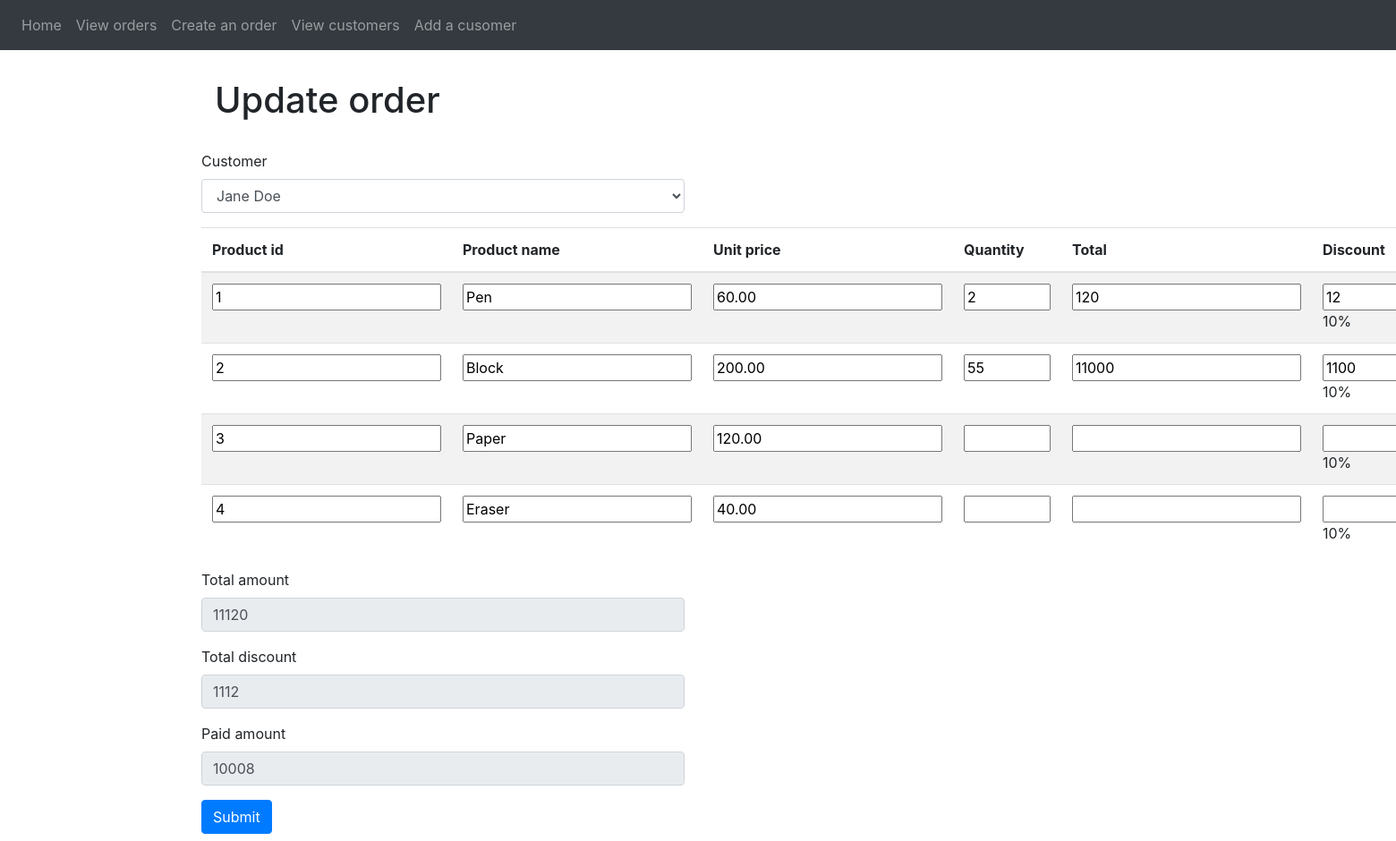
Page /update.php?id=1 on the committed database.
### tables this page shows
CREATE TABLE `products` (
  `id` int(11) NOT NULL AUTO_INCREMENT,
  `productname` varchar(100) NOT NULL,
  `unitprice` decimal(6,2) NOT NULL,
  PRIMARY KEY (`id`),
  UNIQUE KEY `id_UNIQUE` (`id`),
  UNIQUE KEY `productname_UNIQUE` (`productname`)
);

CREATE TABLE `orders` (
  `id` int(11) NOT NULL AUTO_INCREMENT,
  `customer` int(11) NOT NULL,
  `totalamount` decimal(10,2) NOT NULL,
  `totaldiscount` decimal(10,2) NOT NULL,
  `paidamount` decimal(10,2) NOT NULL,
  `prize` tinyint(4) NOT NULL,
  PRIMARY KEY (`id`),
  UNIQUE KEY `id_UNIQUE` (`id`),
  KEY `id_idx` (`customer`),
  CONSTRAINT `customer` FOREIGN KEY (`customer`) REFERENCES `customers` (`id`) ON DELETE CASCADE ON UPDATE CASCADE
);

### db/db.php (called while the page is built, shortened)
<?php
    abstract class DB{
        protected $db;
        protected $table;
        function  __construct(){
            try{
                $this->db = new \PDO("mysql:host=" . self::DB_HOST . ";dbname=" . self::DB_DB, self::DB_USERNAME, self::DB_PASSWORD);
            }catch(\PDOException $ex){
                echo $ex->getMessage();
            }catch(\Exception $ex){
                echo $ex->getMessage();
            }
        }
        public function fetchValues($val=1, $param=1){
            $query = "SELECT * FROM {$this->table} WHERE {$param} = '$val'";
            $pdoStatementObject = $this->db->query($query, \PDO::FETCH_ASSOC);
            return $pdoStatementObject->fetchAll();
        }
        public function __destruct(){
            $this->db = NULL;
        }
    }
     class Products extends DB{
		function  __construct(){
			$this->table = 'products';
		}
	}
    class Customers extends DB{
		function  __construct(){
			$this->table = 'customers';
		}
    }
    class Orders extends DB{
		function  __construct(){
			$this->table = 'orders';
        }
    }
    class OrderDetails extends DB{
		function  __construct(){
			$this->table = 'order_items';
        }
    }
?>

### includes/process-order.php (called while the page is built, shortened)
<?php
    function calculateDiscount($ctype, $pname){
        $disc=0;
        if($ctype == "Small Company" || $ctype == "Large Company" ){
            $disc = 10;
        }
        return $disc;
    }
?>

### templates/order-form.php (the view, shortened to what this page needs)
<div class="row">
            <form class=" col-md-6" method="POST">
                <div class="form-group">
                    <label for="customer">Customer</label>
                    <select class="form-control" id="customer" name="customer">
                        <?php foreach ($customers as $cust){
                            $sel  ='';
                            if($buyer == $cust['id']){$sel = 'selected';}
                            echo'<option '.$sel.' value="'.$cust['id'].'">'.$cust['fullname'].'</option>';
                        }?>
                    </select>
                </div>
                <table class="table table-hover table-striped users">
                    <thead class="thead">
                        <tr>
                            <th>Product id</th>
                            <th>Product name</th>
                            <th>Unit price</th>
                            <th>Quantity</th>
                            <th>Total</th>
                            <th>Discount</th>
                        </tr>
                    </thead>
                    <tbody>
                    <?php
                        $val = 0;
                        foreach ($products as $key) {
                            $id = $key['id'];
                            $productname = $key['productname'];
                            $unitprice = $key['unitprice'];
                    ?>
                        <tr>
                            <td><input readonly="readonly" type="text" name="id[]"  value="<?= $id; ?>"></td>
                            <td><input readonly="readonly" type="text" class="productname" name="productname[]" value="<?= $productname; ?>"></td>
                            <td><input readonly="readonly" type="text" class="unitprice" name="unitprice[]" value="<?= $unitprice; ?>"></td>
                            <td><input type="number" class="quantity" name="quantity[]"  value="<?= isset($quantity[$val]) ? $quantity[$val] : ''; ?>" min="0" max="100"></td>
                            <td><input readonly="readonly" type="text" class="total" name="total[]" value="<?= isset($total[$val]) ? $total[$val] : ''; ?>"></td>
                            <td><input readonly="readonly" type="text" class="discount" name="discount[]" value="<?= isset($discount[$val]) ? $discount[$val] : ''; ?>"><span class="discountPercentage"><?= isset($discountpercentage[$val]) ? $discountpercentage[$val] : '0'; ?></span><span>%</span></td>
                        </tr>
                    <?php $val++; }?>
                    </tbody>
                </table>
                <div class="form-group">
                    <label for="totalamount">Total amount</label>
                    <input readonly="readonly" type="text" class="form-control" id="totalamount" name="totalamount" value="<?= $totalamount; ?>" placeholder="0">
                </div>
                <div class="form-group">
                    <label  for="totaldiscount">Total discount</label>
                    <input readonly="readonly" type="text" class="form-control" id="totaldiscount" name="totaldiscount" value="<?= $totaldiscount; ?>" placeholder="0">
                </div>
                <div class="form-group">
                    <label for="paidamount">Paid amount</label>
                    <input readonly="readonly" type="text" class="form-control" id="paidamount" name="paidamount"  value="<?= $paidamount; ?>" placeholder="0">
                </div>
                <button name="submit" type="submit" class="btn btn-primary mb-2">Submit</button>
            </form>
        </div>

### rows in the picture
products: id "1", productname "Pen", unitprice "60.00", value "2", value "120", value "12", val "10"
products: id "2", productname "Block", unitprice "200.00", value "55", value "11000", value "1100", val "10"
products: id "3", productname "Paper", unitprice "120.00", val "10"
products: id "4", productname "Eraser", unitprice "40.00", val "10"
orders: totalamount "11120", totaldiscount "1112", paidamount "10008"

### other values in the picture
form field customer "Jane Doe"
